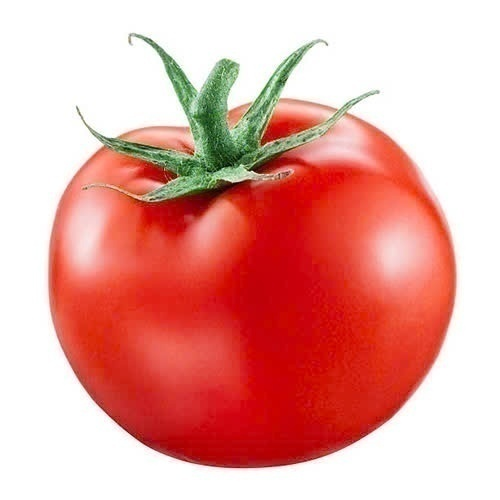
#> input picture cachua.jpg, 500 x 500 px
$ python morphological_hehe.py
#> lines starting #> are read from the running program, lines starting #| are printed output that depends on the picture
import cv2
import numpy as np

# Đọc ảnh
img = cv2.imread('cachua.jpg')
#> img is the input picture: shape (500, 500, 3); mean B, G, R 157.1, 163.7, 230.9
(B, G, R) = cv2.split(img)
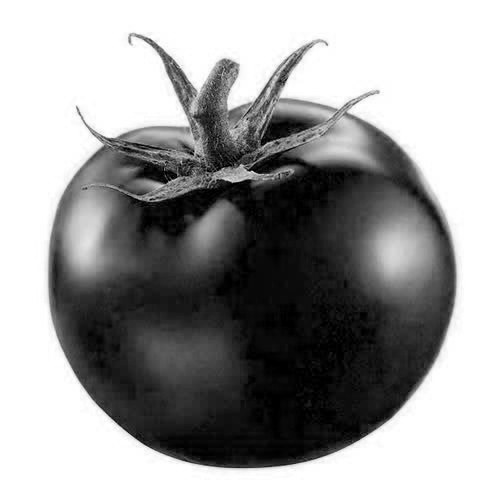
#> B: shape (500, 500); min 0, max 255, mean 157.1
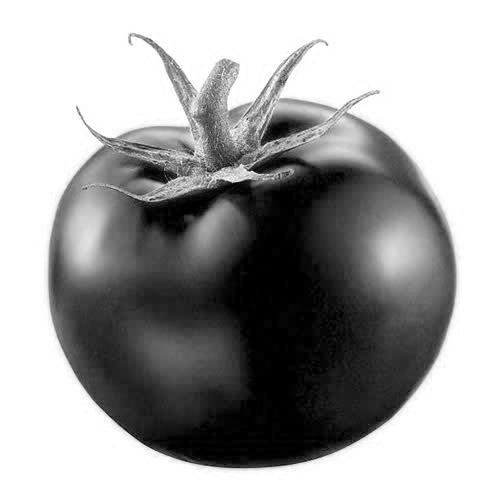
#> G: shape (500, 500); min 0, max 255, mean 163.7

# Erode các kênh màu
for i in range(0, 5):
    eroded_B = cv2.erode(B.copy(), None, iterations=i + 1)
    eroded_G = cv2.erode(G.copy(), None, iterations=i + 1)
    eroded_R = cv2.erode(R.copy(), None, iterations=i + 1)
#> this loop made 5 passes
#> pass 1, `eroded_B = cv2.erode(B.copy(), None, iterations=i + 1)`:
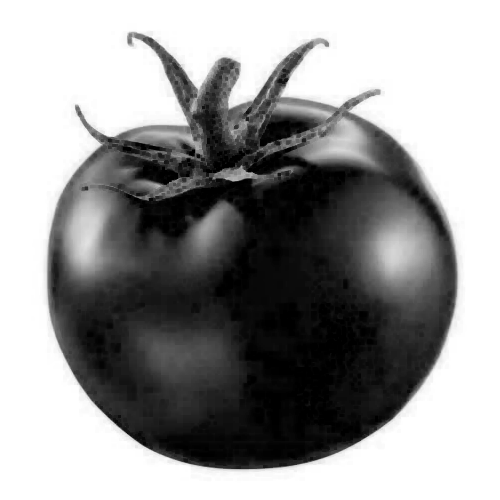
#> eroded_B: shape (500, 500); min 0, max 255, mean 151.7
#> pass 1, `eroded_G = cv2.erode(G.copy(), None, iterations=i + 1)`:
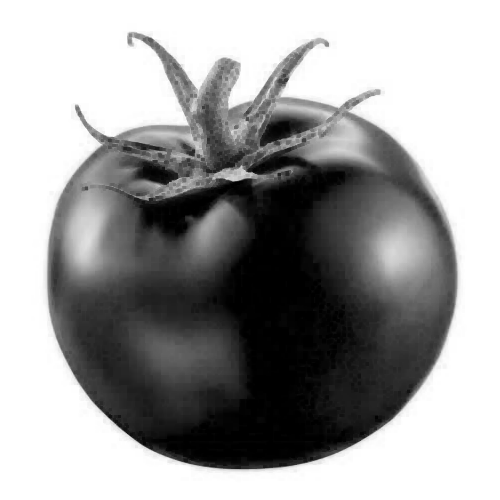
#> eroded_G: shape (500, 500); min 0, max 255, mean 158.7
#> pass 1, `eroded_R = cv2.erode(R.copy(), None, iterations=i + 1)`:
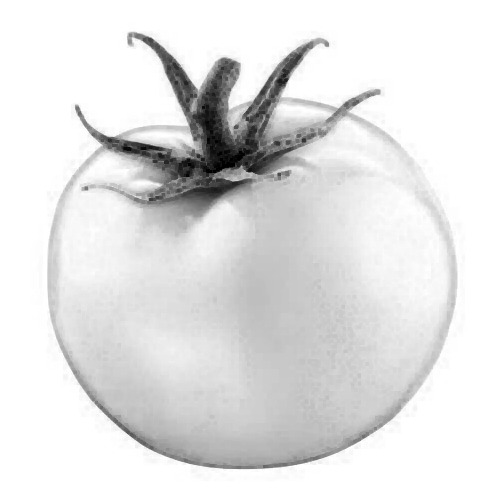
#> eroded_R: shape (500, 500); min 0, max 255, mean 226.5

# Ghép các kênh màu lại với nhau
new_img = cv2.merge([eroded_B, eroded_G, eroded_R])
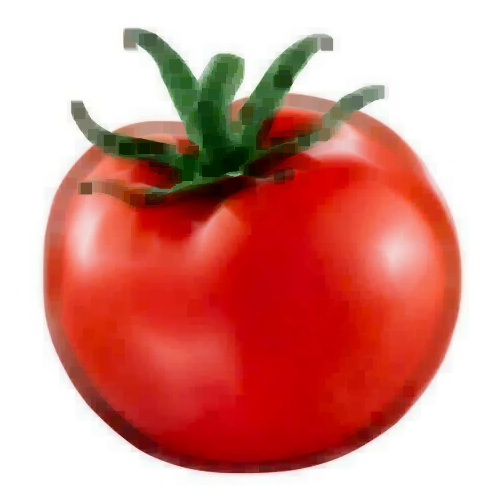
#> new_img: shape (500, 500, 3); mean B, G, R 137.3, 145.4, 215.7

# Ghép hai ảnh lại với nhau
combined_img = np.hstack((img, new_img))
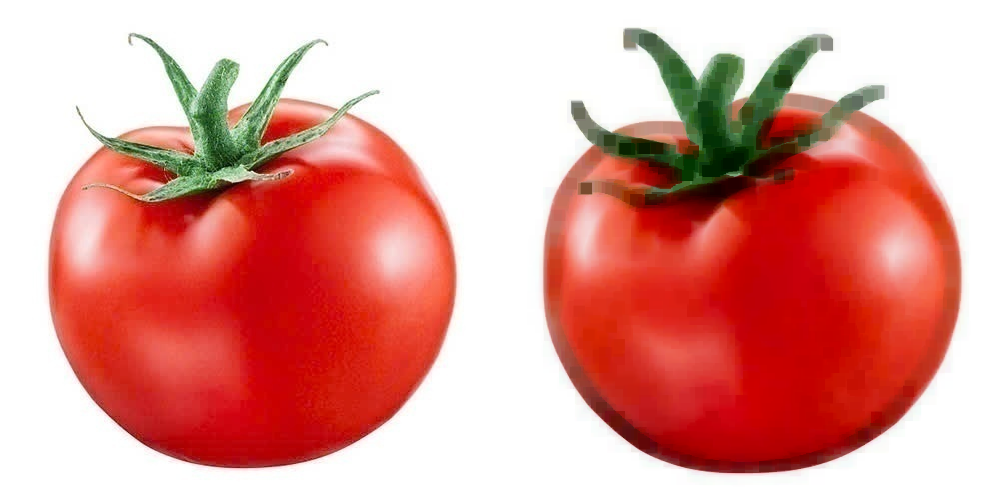
#> combined_img: shape (500, 1000, 3); mean B, G, R 147.2, 154.5, 223.3

# Hiển thị ảnh gốc và ảnh đã xử lý trên cùng một màn hình
cv2.imshow("Anh goc và Anh phuc hoi", combined_img)
cv2.waitKey(0)
cv2.destroyAllWindows()
